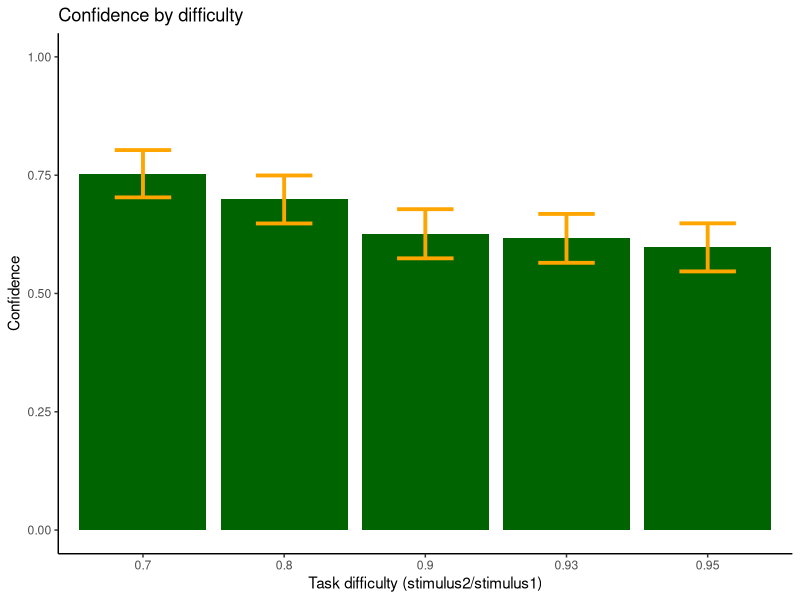
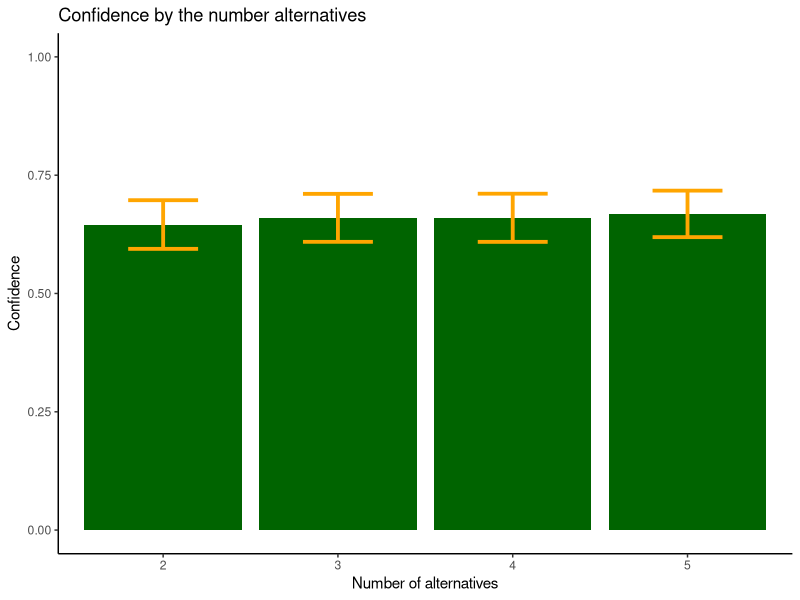
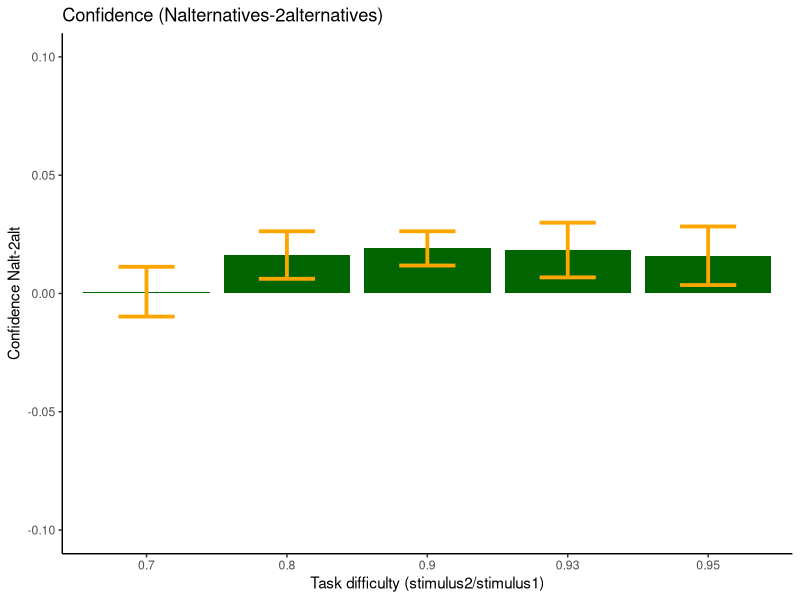

R code for these plots, in order:
library(tidyverse)

# -------------------------------------------------------------------------------------------------

data <- read.csv2('data_experiment2.csv')
data <- as_tibble(data)
data$Correct = as.logical(data$Correct)

# ----------------------------------------------------------------------------------------------------

####---- confidence by difficulty ----####

data %>%
  group_by(Nsujeto, StimVal) %>%  
  summarize(conf = mean(Confidence)) %>% 
  ggplot(aes(x=as.factor(StimVal),
             y=conf))+
  stat_summary(fun.data = mean_se,
               geom='bar', fill='darkgreen')+
  stat_summary(fun.data = mean_se,
               geom='errorbar', color='orange', width=0.4, size=1.3)+
  ylim(c(0,1))+
  xlab('Task difficulty (stimulus2/stimulus1)')+
  ylab('Confidence')+
  ggtitle('Confidence by difficulty')+
  theme_classic()

####---- confidence by amount of alternatives ----####

data %>%
  group_by(Nsujeto, Nalternativas) %>%
  summarize(conf=mean(Confidence)) %>%
  ggplot(aes(x=as.factor(Nalternativas),
             y=conf))+
  stat_summary(fun.data = mean_se,
               geom='bar', fill='darkgreen')+
  stat_summary(fun.data = mean_se,
               geom='errorbar', color='orange', width=0.4, size=1.3)+
  ylim(c(0,1))+
  xlab('Number of alternatives')+
  ylab('Confidence')+
  ggtitle('Confidence by the number alternatives')+
  theme_classic()

####---- confidence N alternatives - 2 alternatives ----####

levels <- sort(unique(data$StimVal))
nsubj  <- max(data$Nsujeto)
conf_data <- matrix(NA, nsubj, 5) # 5 levels of difficulty

for(i in 1:nsubj){
  subj <- data[data$Nsujeto==i,]
  temp <- c()
  
  
  for(k in levels){
    indx3 <- which(subj$StimVal==k & subj$Nalternativas==3)  ## change here to see the subtraction between N and 2 alt
    indx2 <-  which(subj$StimVal==k & subj$Nalternativas==2)
    temp <- c(temp, mean(subj[indx3,]$Confidence)-mean(subj[indx2,]$Confidence))
  }
  
  
  conf_data[i,] <- temp
  
}

# standard error of mean 
level1 <- mean_se(conf_data[,1])
level2 <- mean_se(conf_data[,2])
level3 <- mean_se(conf_data[,3])
level4 <- mean_se(conf_data[,4])
level5 <- mean_se(conf_data[,5])

# plot
graphdata <- data.frame(names = levels, 
                        values = colMeans(conf_data))

graphdata %>%
  ggplot(aes(x=as.factor(levels),y=values))+
  geom_col(fill='darkgreen')+
  geom_errorbar(aes(x=as.factor(levels), ymin=c(level1$ymin, level2$ymin, level3$ymin,
                                                level4$ymin, level5$ymin), 
                    ymax=c(level1$ymax,level2$ymax,level3$ymax, level4$ymax, level5$ymax)),
                width=0.4, size=1.3, color='orange')+
  ylim(c(-0.1,0.1))+
  ggtitle('Confidence (Nalternatives-2alternatives)')+
  ylab('Confidence Nalt-2alt')+
  xlab('Task difficulty (stimulus2/stimulus1)')+
  theme_classic()
